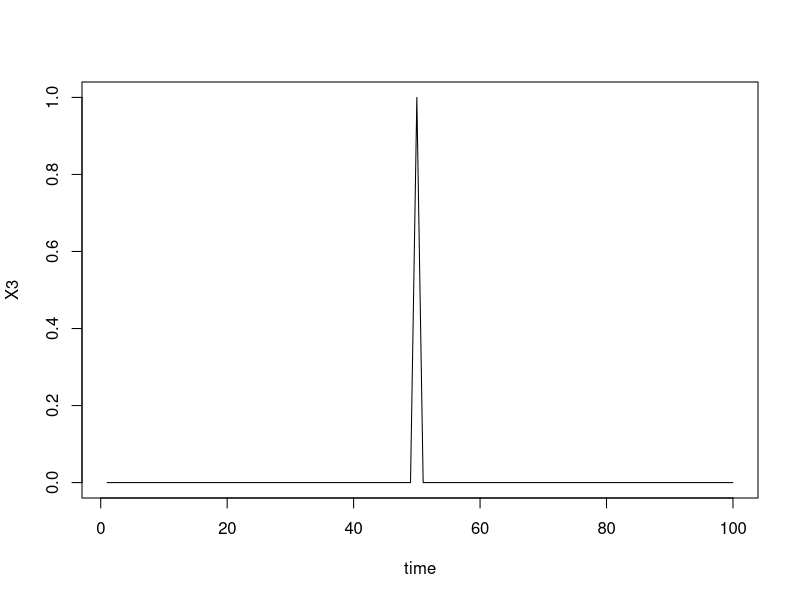
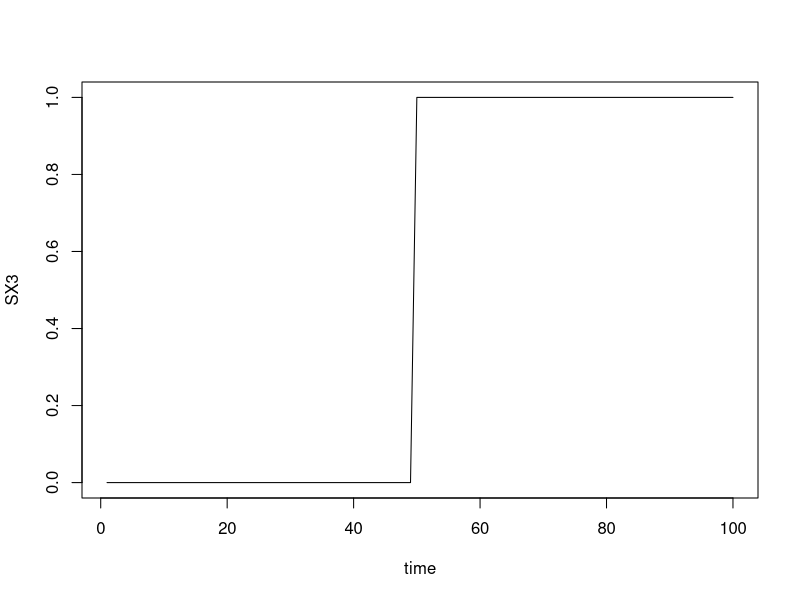
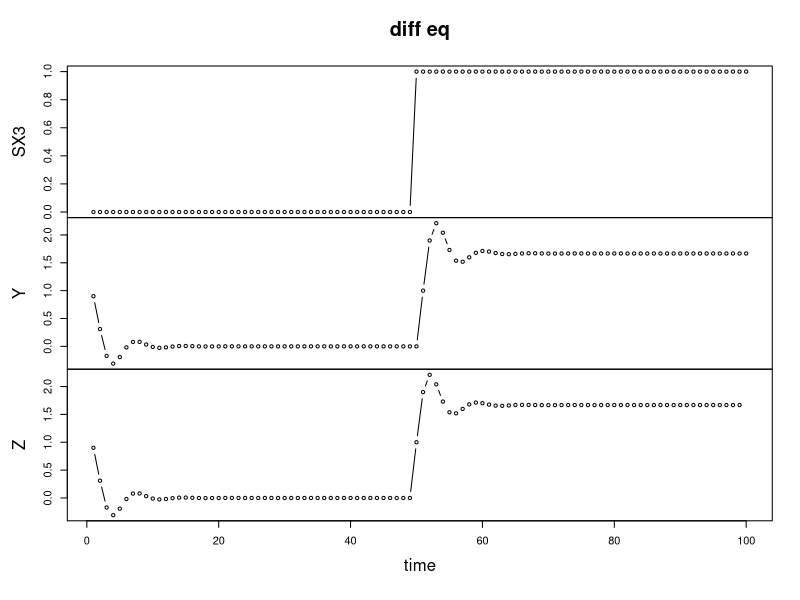

The R script that drew these images, in order:
# Linear Difference Equation example
N=100
X1 = array(1:N, dim=c(100,1))
f = 2
X2 = sin(2*pi*(X1/N)*f)
# plot(X2,type="l",xlab="time")
X3 = array( 0, dim=c(N,1))
X3[N/2]=1
 plot(X3,type="l",xlab="time")

SX3=array( 0, dim=c(N,1))
sum = 0
for (index in 1:N) {
  sum = sum + X3[index]
  SX3[index] = sum 
}
plot(SX3,type="l",xlab="time") 

std = 1
X4 = array(std*rnorm(N), dim=c(N,1))
X5 = X2+X4
# plot(X5,type="1",xlab="time")

X = SX3;
Y=array( 0, dim=c(N,1))
y0 = 1 # -5   # 1
y_1 = 0
x0 = 0
# a1 = .5
 a1 = .9
# a2 = -.8
a2 = -.5

b = 1
s = .1
for (index in 1:N) {
  if (index == 1) {yt = a1*y0 +a2*y_1 + b*x0}
  if (index == 2) {yt = a1*Y[index-1] + a2*y0 + b*X[index-1] + 0*X4[index] }
  if (index >2 ){yt = a1*Y[index-1] + a2*Y[index-2] + b*X[index-1] + 0*X4[index] }
  Y[index] = yt
 
}
 B = c(0,b)
 X = filter(X,B) + 0*X4       # wgted lag inputs using B wgts
 a <- c(a1,a2)          # vector
 YI = c(y0,y_1)
Z = filter(X,a,method=c("recursive"),sides=1,circular=FALSE,YI)  # feedback model 

# windows(7,10)
# layout( matrix( c(1,2), nrow=2, ncol=1, byrow="FALSE"))
# plot(Y,type="l",xlab="time")
# plot(Z,type="l",xlab="time") 
# plot(SX3,type="l",xlab="time")
M = cbind(SX3,Y,Z)
plot(M,type="b",xlab="time",main="diff eq")
